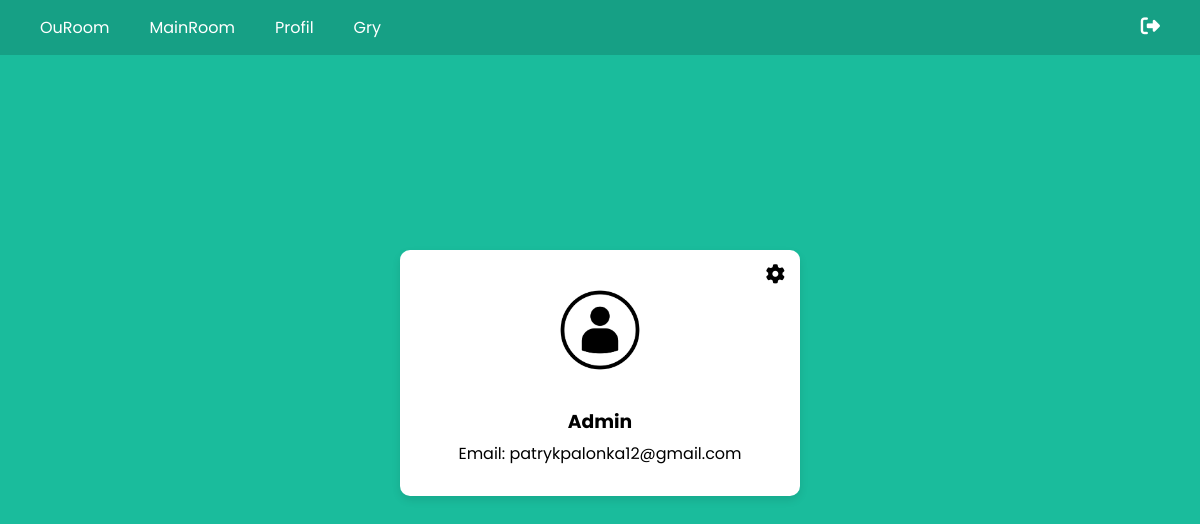
Page /profile/ (signed in) on the committed database.
### accounts/models.py (models this page shows, shortened)
class Profile(models.Model):
    user = models.OneToOneField(settings.AUTH_USER_MODEL, on_delete=models.CASCADE)
    image = models.ImageField(default='userdef.jpg', upload_to='profile_pics')
    location = models.CharField(max_length=30, blank=True)
    birth_date = models.DateField(null=True, blank=True)

class CustomUser(AbstractUser):
    email = models.EmailField(blank=False, null=False,unique=True)

### accounts/views.py (the view)
# urls.py: path('profile/', views.profile_view, name='profile'),
@login_required
def profile_view(request):
    show_settings = False
    if request.method == "POST":
        u_form = UserUpdateForm(request.POST, instance=request.user) # instance mówi formularzowi, że ma on operować na istniejącej instancji modelu
        p_form = ProfileUpdateForm(request.POST, request.FILES, instance=request.user.profile) # instance mowi formularzowi ze ma operować na modelu profile
        ch_form = SetPasswordForm(request.user, request.POST)
        new_password1 = request.POST.get('new_password1')
        new_password2 = request.POST.get('new_password2')
        if request.POST['action'] == 'update_profile':
            if u_form.is_valid() and p_form.is_valid():
                u_form.save()
                p_form.save()
                messages.success(request, f'Twoje konto zostało zaktualizowane!')
                return redirect('profile')
        if request.POST['action'] == 'update_password':
            if ch_form.is_valid():
                ch_form.save()
                messages.success(request, f'Twoje hasło zostało zmienione!')
                update_session_auth_hash(request, request.user)
                return redirect('profile')
            elif new_password1 != new_password2:
                messages.error(request, "Podane hasła różnią się od siebie!")
                show_settings = True
    else:
        u_form = UserUpdateForm(instance=request.user)
        p_form = ProfileUpdateForm(instance=request.user.profile)
        ch_form = SetPasswordForm(request.user)
    user_profile, created = Profile.objects.get_or_create(user=request.user) #  # Created or download user profile
    context = {
        'u_form': u_form,
        'p_form': p_form,
        'profile': user_profile,
        'ch_form': ch_form,
        'show_settings': show_settings
    }
    return render(request, 'rooms/profile.html', context)

### rooms/templates/rooms/profile.html (shortened to what this page needs)
{% extends "rooms/mainroom.html" %}
{% block content %}
    <div class="profile-container">
      <i class="fa-solid fa-gear settings-icon"></i>
      <div class="profile-image">
        <img src="{{ profile.image.url }}" alt="Profilowe zdjęcie użytkownika">
      </div>
      <div class="profile-info">
        <h3>{{ profile.user.username }}</h3>
        <p>Email: {{ profile.user.email }}</p>
      </div>
    </div>
{% endblock content %}

### static/css/main.css (style rules this page uses)
* { margin: 0; padding: 0; box-sizing: border-box; font-family: 'Poppins', sans-serif; }
body { background: #1abc9c; overflow: auto; display: flex; flex-direction: column; justify-content: flex-start; align-items: center; padding-top: 50px; min-height: 100vh; }
p { text-align: center; margin-top: 15px; }
.profile-container { background: #fff; padding: 20px; border-radius: 10px; box-shadow: 0 4px 8px rgba(0, 0, 0, 0.1); text-align: center; max-width: 400px; width: 100%; margin-top: 200px; position: relative; }
.settings-icon { position: absolute; top: 15px; right: 15px; font-size: 24px; }
.profile-image img { width: 100px; height: 100px; border-radius: 50%; margin: 10px 0; }
.profile-info { margin: 10px 0; }
.profile-info h3, .profile-info p { margin: 5px 0; }
.fa-thumbs-up, .fa-regular, .fa-solid, .fa-comment-medical { font-size: 1.2rem; }

### rows in the picture
Profile: image (picture), user.username "Admin", user.email "patrykpalonka12@gmail.com"
